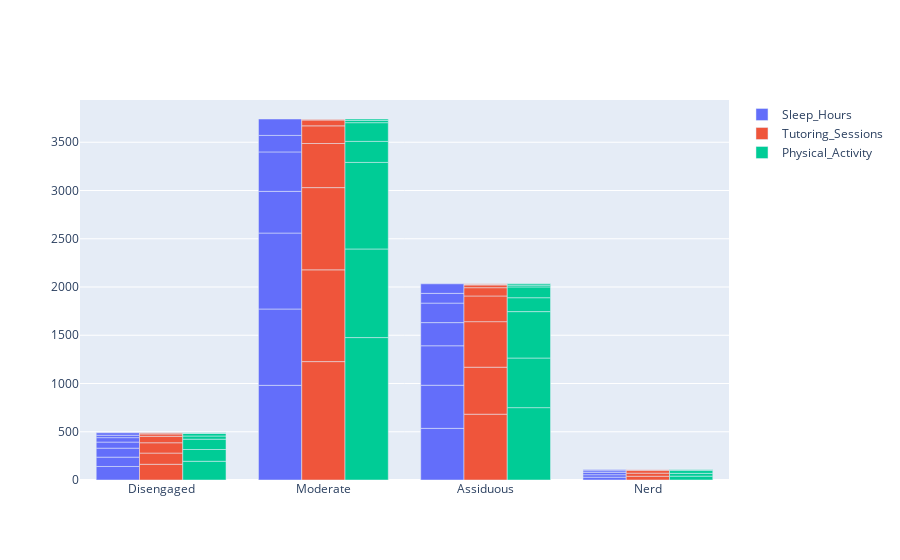

Source (notebook cell):
### Code cell
fig=go.Figure()
columns=['Sleep_Hours','Tutoring_Sessions','Physical_Activity']
for col in columns:
    data=data5[['Student_Category',f'{col}']].sort_values(by=f'{col}').value_counts().reset_index(name='Count')
    fig.add_trace(
        go.Bar(y=data['Count'], x=data['Student_Category'],name=f'{col}',or)
    )
fig.update_traces(hoverinfo="x+y")
fig.update_xaxes(categoryorder='array', categoryarray=['Disengaged', 'Moderate', 'Assiduous', 'Nerd']
)

fig.show()

### Figure 1 — Plotly figure (JSON) as saved in the notebook; plotly's stock layout.template omitted (floating-point values rounded to 4 significant figures)
{"data": [{"hoverinfo": "x+y", "name": "Sleep_Hours", "type": "bar", "x": ["Moderate", "Moderate", "Moderate", "Assiduous", "Assiduous", "Moderate", "Assiduous", "Moderate", "Assiduous", "Assiduous", "Moderate", "Moderate", "Disengaged", "Assiduous", "Assiduous", "Disengaged", "Disengaged", "Disengaged", "Disengaged", "Nerd", "Nerd", "Disengaged", "Disengaged", "Nerd", "Nerd", "Nerd", "Nerd", "Nerd"], "y": [981, 791, 787, 535, 447, 432, 409, 409, 240, 202, 171, 170, 140, 101, 99, 97, 93, 63, 46, 29, 26, 25, 25, 23, 18, 11, 7, 1]}, {"hoverinfo": "x+y", "name": "Tutoring_Sessions", "type": "bar", "x": ["Moderate", "Moderate", "Moderate", "Assiduous", "Assiduous", "Assiduous", "Moderate", "Assiduous", "Moderate", "Disengaged", "Disengaged", "Disengaged", "Assiduous", "Disengaged", "Moderate", "Nerd", "Nerd", "Assiduous", "Nerd", "Disengaged", "Disengaged", "Nerd", "Assiduous", "Moderate", "Moderate", "Nerd", "Nerd", "Nerd", "Assiduous", "Assiduous", "Disengaged"], "y": [1227, 951, 852, 682, 487, 472, 457, 266, 183, 163, 116, 107, 86, 67, 60, 39, 32, 28, 27, 24, 11, 10, 9, 6, 5, 3, 2, 2, 2, 1, 1]}, {"hoverinfo": "x+y", "name": "Physical_Activity", "type": "bar", "x": ["Moderate", "Moderate", "Moderate", "Assiduous", "Assiduous", "Assiduous", "Moderate", "Moderate", "Disengaged", "Assiduous", "Disengaged", "Assiduous", "Disengaged", "Nerd", "Disengaged", "Nerd", "Disengaged", "Nerd", "Moderate", "Assiduous", "Moderate", "Assiduous", "Nerd", "Nerd", "Disengaged", "Disengaged", "Nerd"], "y": [1476, 918, 897, 750, 514, 481, 218, 194, 194, 144, 122, 112, 107, 40, 33, 29, 29, 29, 24, 18, 14, 14, 11, 5, 2, 2, 1]}], "layout": {"xaxis": {"categoryarray": ["Disengaged", "Moderate", "Assiduous", "Nerd"], "categoryorder": "array"}}}
